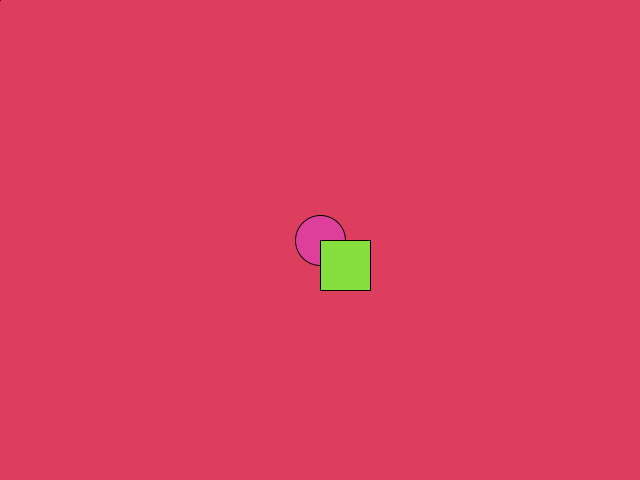
Frame 1 (no input)
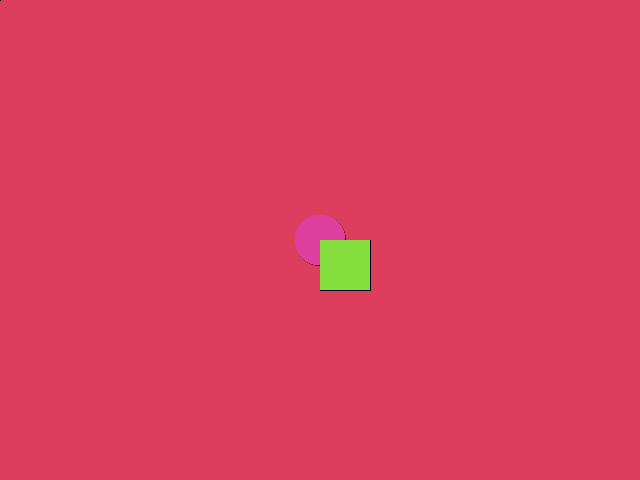
Frame 60 (the mouse pressed at the canvas centre just before this capture)
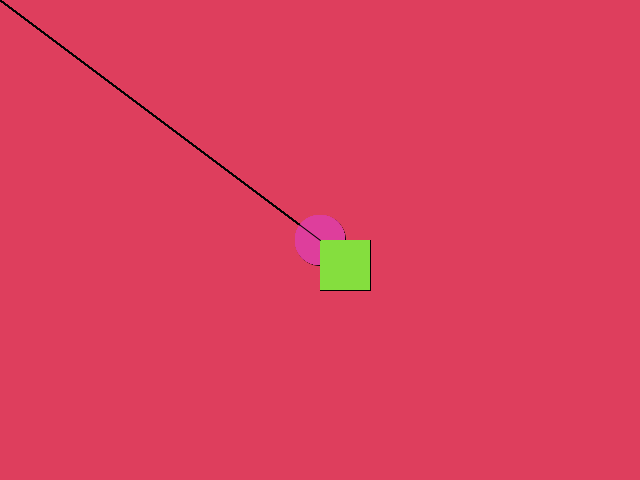
Frame 120 (the mouse held since frame 60 and released just before this capture)

The Processing sketch that drew these frames (run headless with seeded random() and noise(); from frame 60 on, the mouse is pressed at the canvas centre):

// Processing sketch: processing_31946
// ── processing_31946.pde

void setup() {

  size (640, 480); 
  background (222, 62, 93);
} 

void draw() {
  fill(222, 62, 156);
  ellipse (320, 240, 50, 50); //(width/3, height/4, width/3, height/4);
  fill(133, 222, 62);
  rect (320, 240, 50, 50); // shape center:30w-20h, shape size: 125,140
  stroke(0);
  line(0, 0, mouseX, mouseY);
  noStroke();
}

void mousePressed() {
  background(30, 64);
  stroke(255);
  line(640, 480, mouseX, mouseY);
  noStroke();


  println(); //to move the first line into a new line
  println ("A fire, a sword, doing you awful harm?");
  println ("No! These words are too loud and shabby!");
  println ("A pain, well-known like to eyes – a palm,");
  println ("Like to lips – a name of a dear baby. ");
  println ();
  println ("Marina Tsvetaeva, Love, 1924");
  println ();
  println ("Translated by Yevgeny Bonver, October 15, 2005");
}
